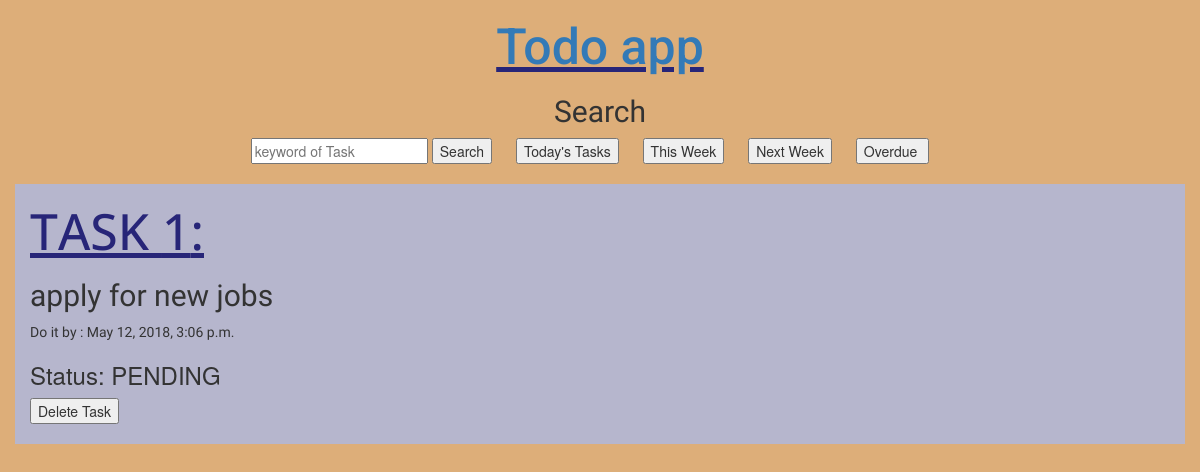
Page /todo/week/ on the earlier database version.
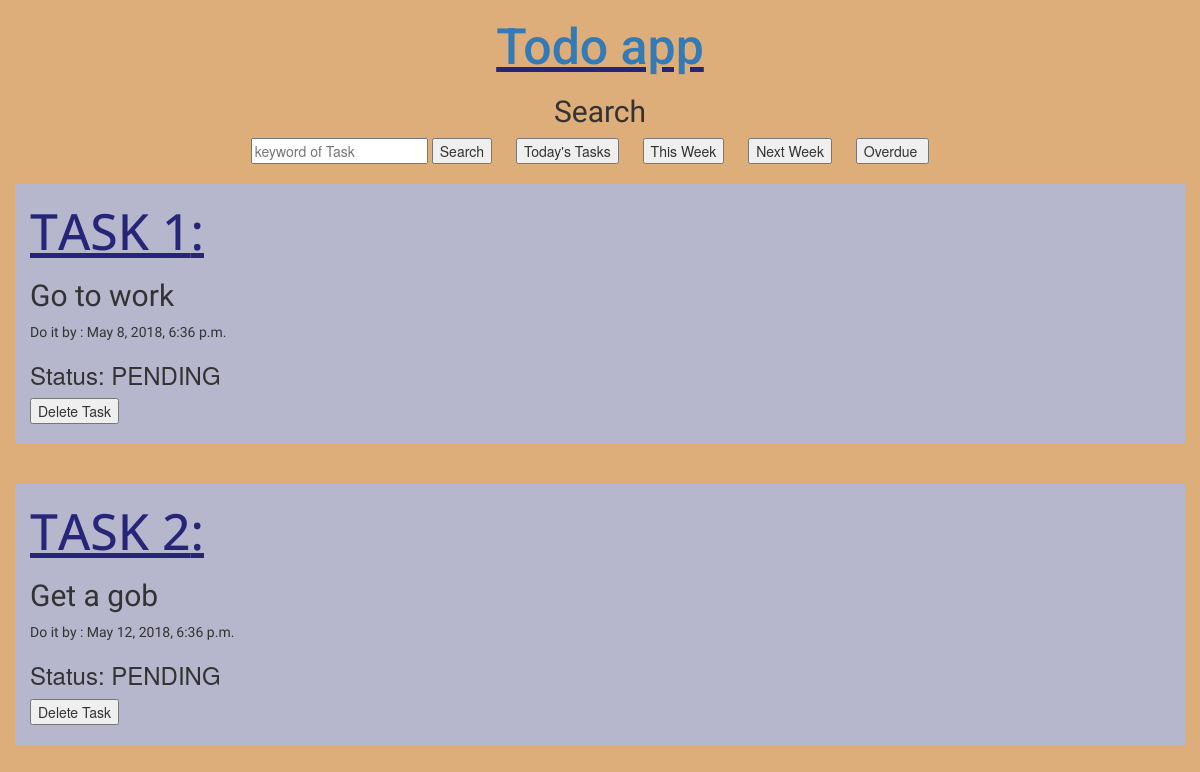
Same page on the later database version.
### todo/models.py (models this page shows, shortened)
class Task(models.Model):
    COMPLETED='COMPLETED'
    PENDING='PENDING'
    STATE_CHOICES=(
        (COMPLETED,'COMPLETED'),
        (PENDING,'PENDING'),
    )
    title=models.CharField(max_length=200)
    due_date=models.DateTimeField(blank=True,null=True)
    state=models.CharField(max_length=10,choices=STATE_CHOICES,default=PENDING)

### todo/views.py (the view)
# urls.py: path('week/',views.filterweek,name='week'),
def filterweek(request):
    td=datetime.today()
    week=td+timedelta(days=7)
    res=Task.objects.filter(due_date__range=[td,week])
    return render(request,'todo/week.html',{'res':res})

### todo/templates/todo/week.html (shortened to what this page needs)
<head>
<link rel="stylesheet" href="https://maxcdn.bootstrapcdn.com/bootstrap/3.3.7/css/bootstrap.min.css">
</head>
<body>
<center>
<h1><u><a href="/todo">Todo app</a></u></h1>
<h2 style="font-family: 'Arima Madurai', cursive;"> Search </h2>
<form method="GET" action=''>
    <input type="text" placeholder="keyword of Task " name="q"/>
    <input type="submit" value="Search"/>
</form>
    <form id="1" action="{% url 'todo:today' %}">
    <input type="submit" value="Today's Tasks" />
</form>
    <form id="2" action="{% url 'todo:week' %}">
    <input type="submit" value="This Week" />
</form>
    <form id="3" action="{% url 'todo:nweek' %}">
    <input type="submit" value="Next Week" />
</form>
    <form id="4" action="{% url 'todo:overdue' %}">
    <input type="submit" value="Overdue " />
</form>
    <br><br>
</center>
{% if res %}
{% for i in res %}
<div class="container">
    <h1 style="font-family: 'Open Sans', sans-serif;"><u>TASK {{forloop.counter}}:</u></h1>
<h2 >{{i.title}}</h2><p> Do it by : {{i.due_date}}</p>
<h3>Status: {{i.state}}</h3>
<form id="4" action="{% url 'todo:delete' i.id%}">
    <input type="submit" value="Delete Task" />
    <br>
</form>
</div>
<br><br>
{% endfor %}
<br>
{% else %}
<h1>NO RESULTS</h1>
{% endif %}
</body>
</html>

### todo/templates/todo/week.html (style rules this page uses)
h1 { font-family:'Roboto',sans-serif;font-size:50px;color:#272578; }
h2 { font-family: 'Arima Madurai', cursive; }
p { font-family: 'Oleo Script', cursive; }
.container { background-color:#B6B6CD; }
form { display:inline; padding-right:20px; }
body { background-color:#DDAE79 ; }

Differences in the rows shown:
removed Task: title "apply for new jobs", due_date "May 12, 2018, 3:06 p.m.", state "PENDING"
added Task: title "Go to work", due_date "May 8, 2018, 6:36 p.m.", state "PENDING"
added Task: title "Get a gob", due_date "May 12, 2018, 6:36 p.m.", state "PENDING"
